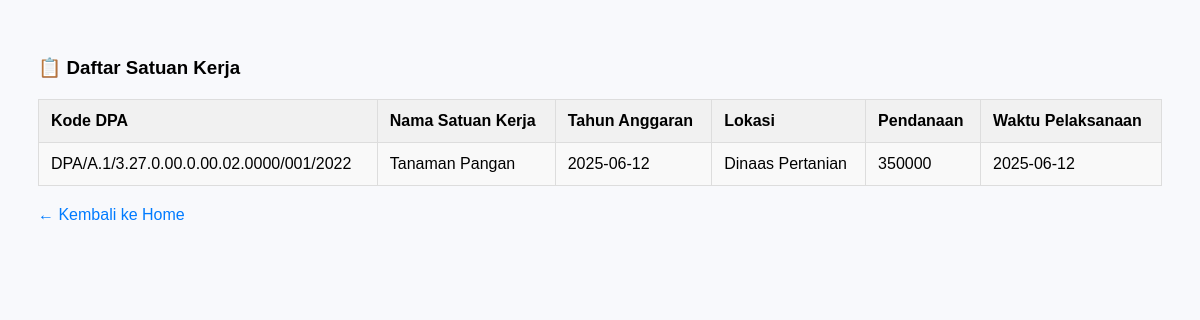
The app's page /lihat_satuan_kerja.php (signed in) with its own data.
### tables this page shows
CREATE TABLE `satuan_kerja` (
  `kode_DPA` varchar(50) NOT NULL,
  `nama_satker` varchar(100) NOT NULL,
  `tahun_anggaran` date NOT NULL,
  `lokasi_kegiatan` varchar(40) NOT NULL,
  `pendanaan` int(11) NOT NULL,
  `Waktu_pelaksanaan` date NOT NULL,
  `status_approve` varchar(20) DEFAULT 'pending'
);

### lihat_satuan_kerja.php (the view, shortened to what this page needs)
<?php
$printMode = basename($_SERVER['PHP_SELF']) === 'cetak_semua_laporan.php';
$koneksi = new mysqli("localhost", "root", "", "dinas_pertanian");
$query = "SELECT * FROM satuan_kerja";
$result = $koneksi->query($query);
?>
<!DOCTYPE html>
<html lang="id">
<head>
</head>
<body>
  <?php if (!$printMode): ?>
  <h3>📋 Daftar Satuan Kerja</h3>
<?php endif; ?>
  <table>
    <tr>
      <th>Kode DPA</th>
      <th>Nama Satuan Kerja</th>
      <th>Tahun Anggaran</th>
      <th>Lokasi</th>
      <th>Pendanaan</th>
      <th>Waktu Pelaksanaan</th>
    </tr>
    <?php while ($row = $result->fetch_assoc()) : ?>
      <tr>
        <td><?= htmlspecialchars($row['kode_DPA']) ?></td>
        <td><?= htmlspecialchars($row['nama_satker']) ?></td>
        <td><?= htmlspecialchars($row['tahun_anggaran']) ?></td>
        <td><?= htmlspecialchars($row['lokasi_kegiatan']) ?></td>
        <td><?= htmlspecialchars($row['pendanaan']) ?></td>
        <td><?= htmlspecialchars($row['Waktu_pelaksanaan']) ?></td>
      </tr>
    <?php endwhile; ?>
  </table>
  <?php if (!$printMode): ?>
  <a href="home_karyawan.php" class="back-link">← Kembali ke Home</a>
<?php endif; ?>
</body>
</html>

### lihat_satuan_kerja.php (style rules this page uses)
body { font-family: Arial, sans-serif; padding: 30px; background-color: #f8f9fc; }
table { width: 100%; border-collapse: collapse; margin-top: 20px; background-color: #fff; }
th, td { padding: 12px; border: 1px solid #ddd; text-align: left; }
th { background-color: #f1f1f1; font-weight: bold; }
tr:nth-child(even) { background-color: #f9f9f9; }
.back-link { margin-top: 20px; display: inline-block; text-decoration: none; color: #007bff; }

### records on screen
satuan_kerja: kode_DPA "DPA/A.1/3.27.0.00.0.00.02.0000/001/2022", nama_satker "Tanaman Pangan", tahun_anggaran "2025-06-12", lokasi_kegiatan "Dinaas Pertanian", pendanaan "350000", Waktu_pelaksanaan "2025-06-12"
